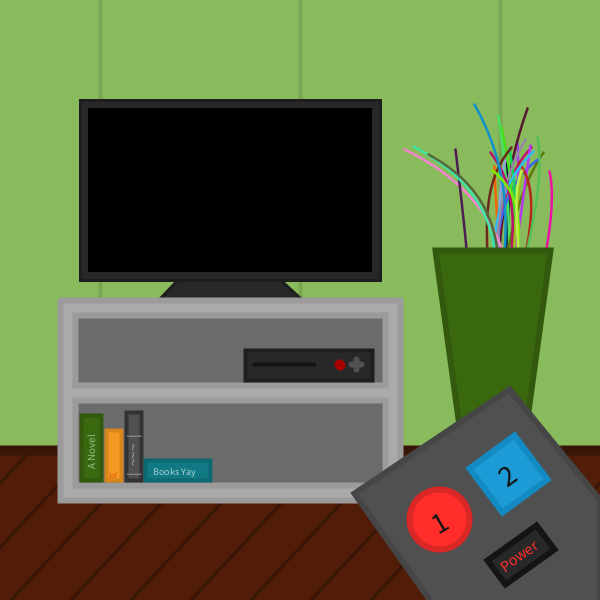
Frame 1 (no input)
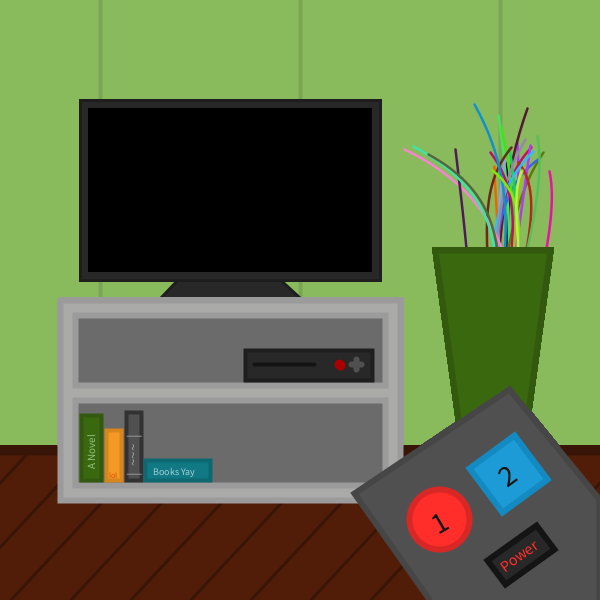
Frame 60 (the mouse pressed at the canvas centre just before this capture)
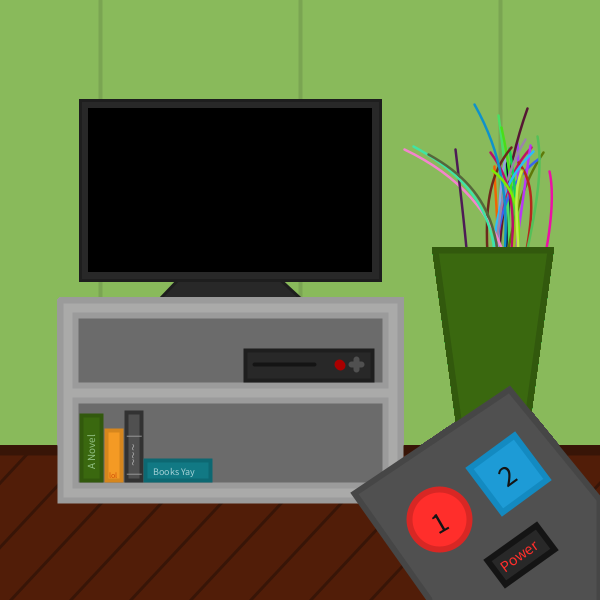
Frame 120 (the mouse held since frame 60 and released just before this capture)

The Processing sketch that drew these frames (run headless with seeded random() and noise(); from frame 60 on, the mouse is pressed at the canvas centre):

// Processing sketch: f17magd150lab5_blasczyk
// ── f17magd150lab5_blasczyk.pde
/*
THEME: television    DONE
GOALS:
        -circular button which responds to the mouse      DONE
        -rectangular button which responds to the mouse   DONE  x2
        -make something happen when button is clicked     DONE 
        -give each button a text label                    DONE
*/

                                                      /*
                                                          Over half of this code is background
                                                          stuff, I had fun with this one. The 
                                                          actual interactive code I put in 
                                                          seperate voids at the bottom.
                                                      */
int posX, posY, sizeX, sizeY;
int speed, rand;

void setup(){
  size(600, 600);
  background(137, 186, 91);
  strokeWeight(4);
  stroke(122, 165, 82);
  line(100, 0, 100, 500);
  line(300, 0, 300, 500);
  line(500, 0, 500, 500);
  posX = 88;
  posY = 108;
  sizeX = 7;
  sizeY = 7;
  speed = 1 + speed;
  rand = 5;
  frameRate(6000);
  println("Press any button on the remote. Hold the button for the animation.");
  
     //TV frame
  fill(40);
  strokeWeight(3);
  stroke(30);
  beginShape();
    vertex(160, 298);
    vertex(182, 275);
    vertex(275, 275);
    vertex(300, 298);
  endShape();
  rect(80, 100, 300, 180);
  fill(0);
  noStroke();
  rect(88, 108, 284, 164);
  
    //                This is just my plant, its overly elaborate oops.
    noFill();
    strokeWeight(2.5);
    stroke(random(255), random(255), random(255));
    bezier(478, 464, 500 + random(40), 304, 470 + random(60), 200 + random(20), 490 + random(60), 100 + random(80));
    stroke(random(255), random(255), random(255));
    bezier(478, 464, 500 + random(40), 304, 470 + random(60), 200 + random(20), 490 + random(60), 100 + random(80));
    stroke(random(255), random(255), random(255));
    bezier(478, 464, 500 + random(40), 304, 470 + random(60), 200 + random(20), 490 + random(60), 100 + random(80));
    stroke(random(255), random(255), random(255));
    bezier(478, 464, 500 + random(40), 304, 470 + random(60), 200 + random(20), 490 + random(60), 100 + random(80));
    stroke(random(255), random(255), random(255));
    bezier(478, 464, 500 + random(40), 304, 470 + random(60), 200 + random(20), 490 + random(60), 100 + random(80));
    stroke(random(255), random(255), random(255));
    bezier(478, 464, 500 + random(40), 304, 470 + random(60), 200 + random(20), 490 + random(60), 100 + random(80));
    stroke(random(255), random(255), random(255));
    bezier(478, 464, 500 + random(40), 304, 470 + random(60), 200 + random(20), 490 + random(60), 100 + random(80));
    stroke(random(255), random(255), random(255));
    bezier(478, 464, 500 + random(40), 304, 470 + random(60), 200 + random(20), 490 + random(60), 100 + random(80));
    stroke(random(255), random(255), random(255));
    bezier(478, 464, 500 + random(40), 304, 470 + random(60), 200 + random(20), 490 + random(60), 100 + random(80));
    stroke(random(255), random(255), random(255));
    bezier(478, 464, 500 + random(40), 304, 470 + random(60), 200 + random(20), 490 + random(60), 100 + random(80));
    stroke(random(255), random(255), random(255));
    bezier(478, 464, 500 + random(40), 304, 470 + random(60), 200 + random(20), 490 + random(60), 100 + random(80));
    stroke(random(255), random(255), random(255));
    bezier(478, 464, 500 + random(40), 304, 470 + random(60), 200 + random(20), 490 + random(60), 100 + random(80));
    //different scales /\ \/
    stroke(random(255), random(255), random(255));
    bezier(478, 464, 470 + random(80), 304, 440 + random(120), 200 + random(20), 400 + random(190), 100 + random(80));
    stroke(random(255), random(255), random(255));
    bezier(478, 464, 470 + random(80), 304, 440 + random(120), 200 + random(20), 400 + random(190), 100 + random(80));
    stroke(random(255), random(255), random(255));
    bezier(478, 464, 470 + random(80), 304, 440 + random(120), 200 + random(20), 400 + random(190), 100 + random(80));
    stroke(random(255), random(255), random(255));
    bezier(478, 464, 470 + random(80), 304, 440 + random(120), 200 + random(20), 400 + random(190), 100 + random(80));
    stroke(random(255), random(255), random(255));
    bezier(478, 464, 470 + random(80), 304, 440 + random(120), 200 + random(20), 400 + random(190), 100 + random(80));
    stroke(random(255), random(255), random(255));
    bezier(478, 464, 470 + random(80), 304, 440 + random(120), 200 + random(20), 400 + random(190), 100 + random(80));
    stroke(random(255), random(255), random(255));
    bezier(478, 464, 470 + random(80), 304, 440 + random(120), 200 + random(20), 400 + random(190), 100 + random(80));
    stroke(random(255), random(255), random(255));
    bezier(478, 464, 470 + random(80), 304, 440 + random(120), 200 + random(20), 400 + random(190), 100 + random(80));
    stroke(random(255), random(255), random(255));
    bezier(478, 464, 470 + random(80), 304, 440 + random(120), 200 + random(20), 400 + random(190), 100 + random(80));
    stroke(random(255), random(255), random(255));
    bezier(478, 464, 470 + random(80), 304, 440 + random(120), 200 + random(20), 400 + random(190), 100 + random(80));
    stroke(random(255), random(255), random(255));
    bezier(478, 464, 470 + random(80), 304, 440 + random(120), 200 + random(20), 400 + random(190), 100 + random(80));
    stroke(random(255), random(255), random(255));
    bezier(478, 464, 470 + random(80), 304, 440 + random(120), 200 + random(20), 400 + random(190), 100 + random(80));
    stroke(random(255), random(255), random(255));
    bezier(478, 464, 470 + random(80), 304, 440 + random(120), 200 + random(20), 400 + random(190), 100 + random(80));
    stroke(random(255), random(255), random(255));
    bezier(478, 464, 470 + random(80), 304, 440 + random(120), 200 + random(20), 400 + random(190), 100 + random(80));
    stroke(random(255), random(255), random(255));
    bezier(478, 464, 470 + random(80), 304, 440 + random(120), 200 + random(20), 400 + random(190), 100 + random(80));
    
}

void draw(){
    //Random shapes in the background
  strokeWeight(10);
  stroke(56, 21, 7);
  fill(81, 29, 8);
  rect(-19, 450, 800, 400);
  fill(107);
  strokeWeight(3);
  line(70, 600, 210, 450);
  line(10, 600, 150, 450);
  line(-50, 600, 90, 450);
  line(-110, 600, 30, 450);
  line(130, 600, 270, 450);
  line(190, 600, 330, 450);
  line(250, 600, 390, 450);
  line(310, 600, 450, 450);
  line(370, 600, 510, 450);
  line(430, 600, 570, 450);
  line(490, 600, 630, 450);
  line(550, 600, 690, 450);
  noStroke();
  rect(70, 307, 320, 190);
  fill(170, 170, 169);
  stroke(155, 155, 155);
  strokeWeight(6);
  beginShape();
    vertex(60, 300);
    vertex(400, 300);
    vertex(400, 500);
    vertex(60, 500);
    vertex(60, 300);
    beginContour();
    vertex(75, 315);
    vertex(75, 385);
    vertex(385, 385);
    vertex(385, 315);
    vertex(75, 315);
    endContour();
    beginContour();
    vertex(75, 400);
    vertex(75, 485);
    vertex(385, 485);
    vertex(385, 400);
    vertex(75, 400);
    endContour();
  endShape();
  strokeWeight(6);
  stroke(50, 89, 13);
  fill(58, 104, 15);
  beginShape();
    vertex(465, 470);
    vertex(520, 470);
    vertex(550, 250);
    vertex(435, 250);
    vertex(465, 470);
  endShape();
  
      // some books yay
  strokeWeight(4);
  rect(81, 415, 20, 65);
  fill(244, 154, 36);
  stroke(214, 134, 29);
  rect(106, 430, 15, 50);
  fill(80);
  stroke(50);
  rect(126, 412, 15, 68);
  fill(17, 121, 132);
  stroke(13, 104, 114);
  rect(145, 460, 65, 20);
  fill(164, 209, 214);
  textSize(10);
  text("Books Yay", 153, 475);
  textSize(8);
  fill(209, 77, 6);
  text("lol", 109, 478);
  rotate(-HALF_PI);
  textSize(11);
  fill(146, 193, 133);
  text("A Novel", -470, 95);
  fill(160);
  textSize(15);
  text("|  ~~~  |", -477, 138);
  fill(229, 212, 172);
  rotate(HALF_PI);
  
  fill(40);
  stroke(30);
  rect(245, 350, 127, 30);
  strokeWeight(10);
  stroke(170, 0, 0);
  point(340, 365);
  stroke(80);
  strokeWeight(6);
  line(357, 360, 357, 370);
  line(352, 365, 362, 365);
  strokeWeight(4);
  stroke(20);
  line(255, 365, 315, 365);
  
  remote();
  circleButton();
  squareButton();
  offButton();
  tvScreen();
}

void remote(){
    fill(80);
  strokeWeight(6);
  stroke(70);
  beginShape();
    vertex(430, 600);
    vertex(355, 494);
    vertex(510, 390);
    vertex(600, 500);
    vertex(600, 600);
  endShape();
}

float x1 = 410;
float y1 = 490;
float w1 = 60;
float h1 = 60;
float x2 = 470;
float y2 = 435;
float w2 = 80;
float h2 = 80;
float x3 = 485;
float y3 = 523;
float w3 = 80;
float h3 = 60;

void circleButton(){    // 1 floats
  fill(255, 46, 43);
  stroke(216, 39, 36);
  //rect(x1, y1, w1, h1);
  ellipse(440, 520, 60, 60);
  
  rotate(-PI/6);
  fill(20);
  noStroke();
  textSize(30);
  text("1", 112, 682);
  rotate(PI/6);
}

void squareButton(){    // 2 floats
  fill(29, 155, 214);
  stroke(19, 138, 193);
  rotate(-PI/5);
  rect(105, 655, 55, 55);
  
  fill(20);
  noStroke();
  text("2", 123, 693);
  rotate(PI/5);
}

void offButton(){      // 3 floats
  fill(40);
  stroke(20);
  rotate(-PI/5);
  rect(65, 740, 60, 30);
  
  fill(255, 46, 43);
  textSize(16);
  text("Power", 72, 760);
  rotate(PI/5);
}

void tvScreen(){
  if(mousePressed){
    if(mouseX > x1 && mouseX < x1+w1 && mouseY > y1 && mouseY < y1+h1){      // <- I want this to be on click, but I couldn't find a good way to do it :(
          //Static
      posX = 90 + round(random(278)) + speed;
      posY = 110 + round(random(158)) + speed;
      rand = 30 + round(random(225));
       
      fill(rand, rand, rand, 200);
      noStroke();
      ellipse(posX, posY, sizeX, sizeY);
      println("Circle button pressed");
    }
    else if(mouseX > x2 && mouseX < x2+w2 && mouseY > y2 && mouseY < y2+h2){
      //Broken TV
      noStroke();
  fill(180);
  rect(88, 108, 40.5, 100);
  fill(171, 178, 30);
  rect(128.5, 108, 40.5, 100);
  fill(21, 181, 167);
  rect(169, 108, 40.5, 100);
  fill(37, 181, 21);
  rect(209.5, 108, 40.5, 100);
  fill(181, 21, 151);
  rect(250, 108, 40.5, 100);
  fill(188, 18, 18);
  rect(290.5, 108, 40.5, 100);
  fill(18, 24, 188);
  rect(331, 108, 40.5, 100);
  
  rect(88, 208, 40.5, 20);
  fill(0);
  rect(128.5, 208, 40.5, 20);
  fill(181, 21, 151);
  rect(169, 208, 40.5, 20);
  fill(0);
  rect(209.5, 208, 40.5, 20);
  fill(21, 181, 167);
  rect(250, 208, 40.5, 20);
  fill(0);
  rect(290.5, 208, 40.5, 20);
  fill(180);
  rect(331, 208, 40.5, 20);
  
  fill(31, 32, 58);
  rect(88, 228, 50, 44);
  fill(255);
  rect(138, 228, 50, 44);
  fill(41, 43, 114);
  rect(188, 228, 50, 44);
  fill(20);
  rect(238, 228, 52, 44);
  fill(0);
  rect(290, 228, 13.5, 44);
  fill(20);
  rect(303.5, 228, 13.5, 44);
  fill(40);
  rect(317, 228, 13.5, 44);
  fill(0);
  rect(331, 228, 40.5, 44);
      println("Square button pressed");
    }
    else if(mouseX > x3 && mouseX < x3+w3 && mouseY > y3 && mouseY < y3+h3){
      noStroke();
      fill(20);
      rect(88, 108, 284, 164);
      println("Power button pressed");
    }
  }
}

void mousePressed(){
 println("(" + mouseX + ", " + mouseY + ")"); 
}
